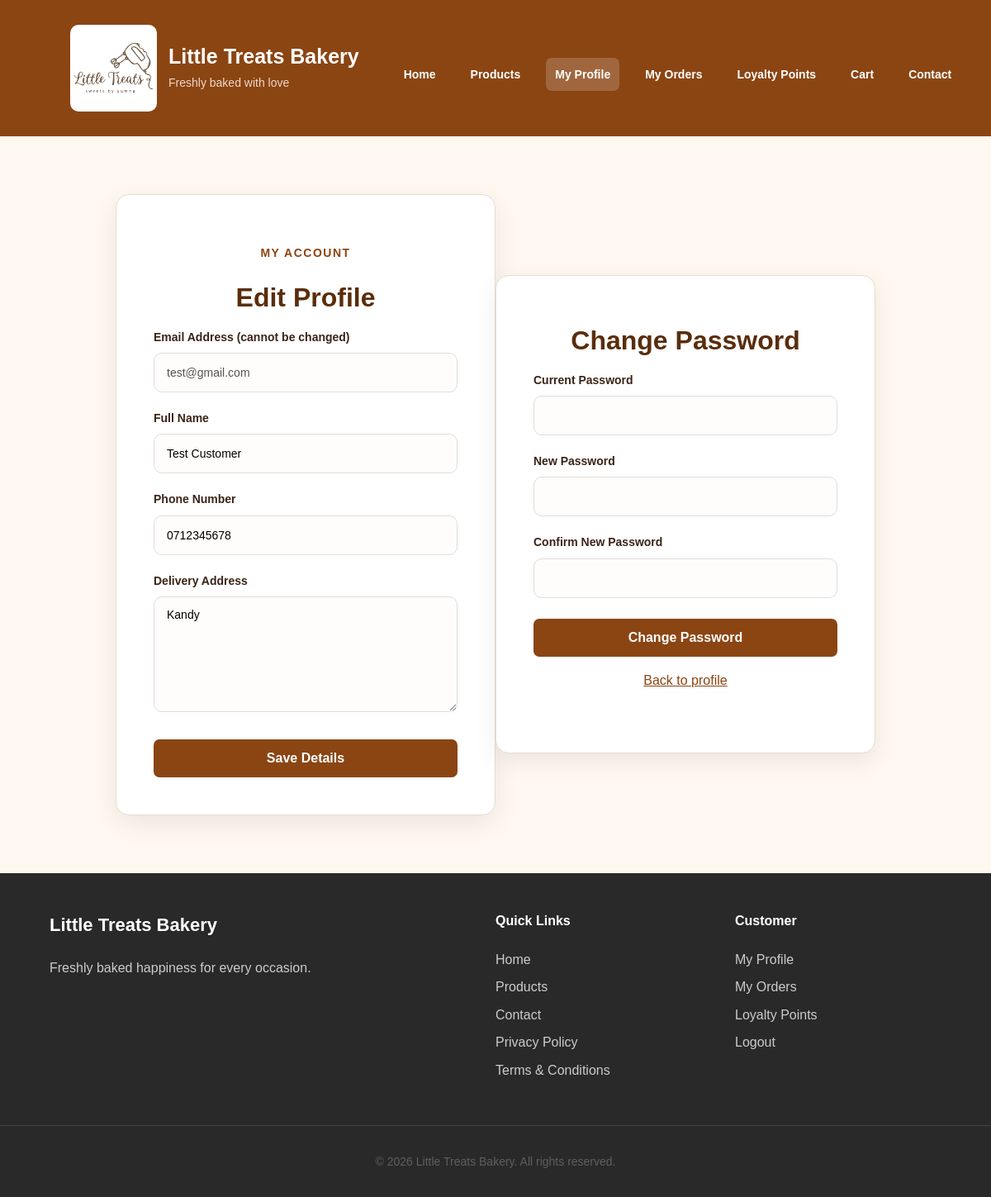
The page /edit_profile.php (signed in) on the database its author committed.
### tables this page shows
CREATE TABLE `users` (
  `user_id` int(11) NOT NULL,
  `name` varchar(100) DEFAULT NULL,
  `email` varchar(100) DEFAULT NULL,
  `password` varchar(255) DEFAULT NULL,
  `phone` varchar(20) DEFAULT NULL,
  `address` text DEFAULT NULL,
  `loyalty_points` int(11) DEFAULT 0
);

### includes/security.php (called while the page is built, shortened)
<?php
function e($value): string
{
    return htmlspecialchars((string) $value, ENT_QUOTES, "UTF-8");
}
function db_select(
    mysqli $conn,
    string $sql,
    string $types = "",
    array $params = []
): mysqli_result {
    $stmt = $conn->prepare($sql);
    if ($types !== "") {
        $stmt->bind_param($types, ...$params);
    }
    $stmt->execute();
    $result = $stmt->get_result();
    return $result;
}

### edit_profile.php (the view, shortened to what this page needs)
<?php
require_once __DIR__ . "/includes/auth.php";
$user_id = (int) $_SESSION["user_id"];
$user = db_select(
    $conn,
    "SELECT name, email, phone, address FROM users WHERE user_id = ?",
    "i",
    [$user_id]
)->fetch_assoc();
?>
<!DOCTYPE html>
<html lang="en">
<head>
    <link rel="stylesheet" href="assets/css/style.css">
</head>
<body>
<?php include __DIR__ . "/includes/header.php"; ?>
<main id="main-content" class="login-container">
    <div class="login-card">
        <p class="section-label">MY ACCOUNT</p>
        <h2>Edit Profile</h2>
        <form method="POST" class="login-form">
            <div class="form-group">
                <label for="email">Email Address (cannot be changed)</label>
                <input type="email" id="email" value="<?php echo e($user["email"]); ?>" disabled>
            </div>
            <div class="form-group">
                <label for="name">Full Name</label>
                <input type="text" id="name" name="name" maxlength="100" value="<?php echo e($user["name"]); ?>" required>
            </div>
            <div class="form-group">
                <label for="phone">Phone Number</label>
                <input type="text" id="phone" name="phone" maxlength="20" value="<?php echo e($user["phone"]); ?>" required>
            </div>
            <div class="form-group">
                <label for="address">Delivery Address</label>
                <textarea id="address" name="address" rows="3" maxlength="500" required><?php echo e($user["address"]); ?></textarea>
            </div>
            <button type="submit" class="login-button">Save Details</button>
        </form>
    </div>
    <div class="login-card" style="margin-top: 24px;">
        <h2>Change Password</h2>
        <form method="POST" class="login-form">
            <div class="form-group">
                <label for="current_password">Current Password</label>
                <input type="password" id="current_password" name="current_password" autocomplete="current-password" required>
            </div>
            <div class="form-group">
                <label for="new_password">New Password</label>
                <input type="password" id="new_password" name="new_password" minlength="8" maxlength="72" autocomplete="new-password" required>
            </div>
            <div class="form-group">
                <label for="confirm_password">Confirm New Password</label>
                <input type="password" id="confirm_password" name="confirm_password" minlength="8" maxlength="72" autocomplete="new-password" required>
            </div>
            <button type="submit" class="login-button">Change Password</button>
        </form>
        <p class="login-subtitle"><a href="profile.php">Back to profile</a></p>
    </div>
</main>
<?php include __DIR__ . "/includes/footer.php"; ?>
</body>
</html>

### rows shown on the page
users: email "test@gmail.com", name "Test Customer", phone "0712345678", address "Kandy"
